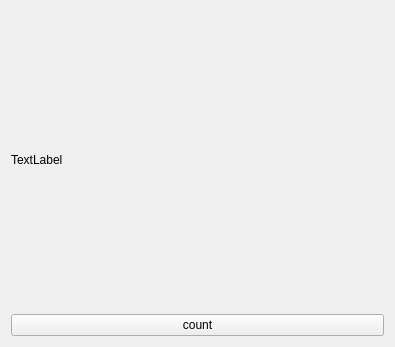
<?xml version="1.0" encoding="UTF-8"?>
<ui version="4.0">
 <class>LineCounter</class>
 <widget class="QWidget" name="LineCounter">
  <property name="geometry">
   <rect>
    <x>0</x>
    <y>0</y>
    <width>395</width>
    <height>347</height>
   </rect>
  </property>
  <property name="windowTitle">
   <string>LineCounter</string>
  </property>
  <layout class="QHBoxLayout" name="horizontalLayout">
   <item>
    <layout class="QVBoxLayout" name="fileManagerLayout"/>
   </item>
   <item>
    <layout class="QVBoxLayout" name="verticalLayout">
     <item>
      <widget class="QLabel" name="numLabel">
       <property name="text">
        <string>TextLabel</string>
       </property>
      </widget>
     </item>
     <item>
      <widget class="QPushButton" name="countButton">
       <property name="text">
        <string>count</string>
       </property>
      </widget>
     </item>
    </layout>
   </item>
  </layout>
 </widget>
 <layoutdefault spacing="6" margin="11"/>
 <resources/>
 <connections/>
</ui>
